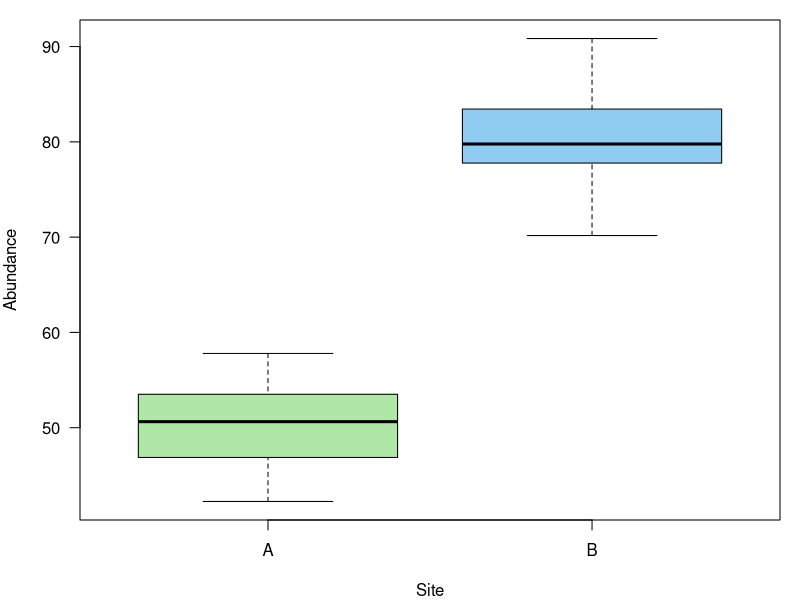
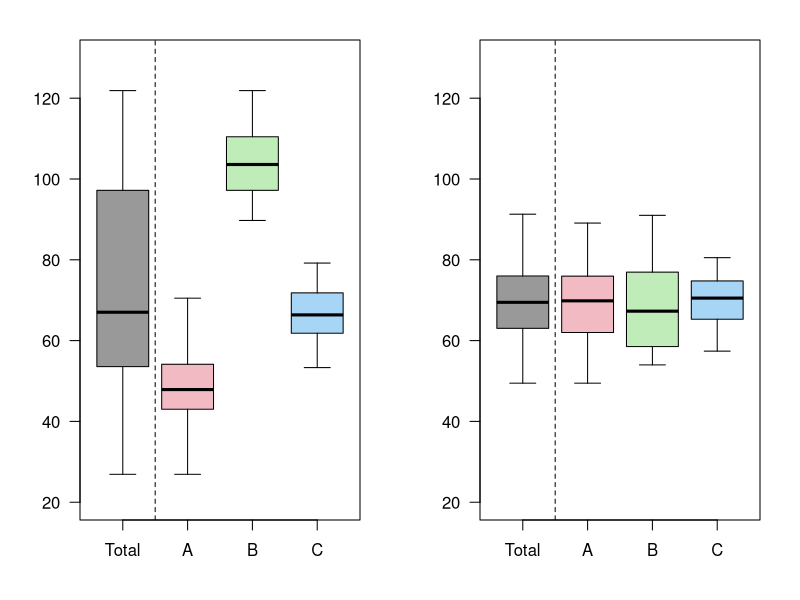
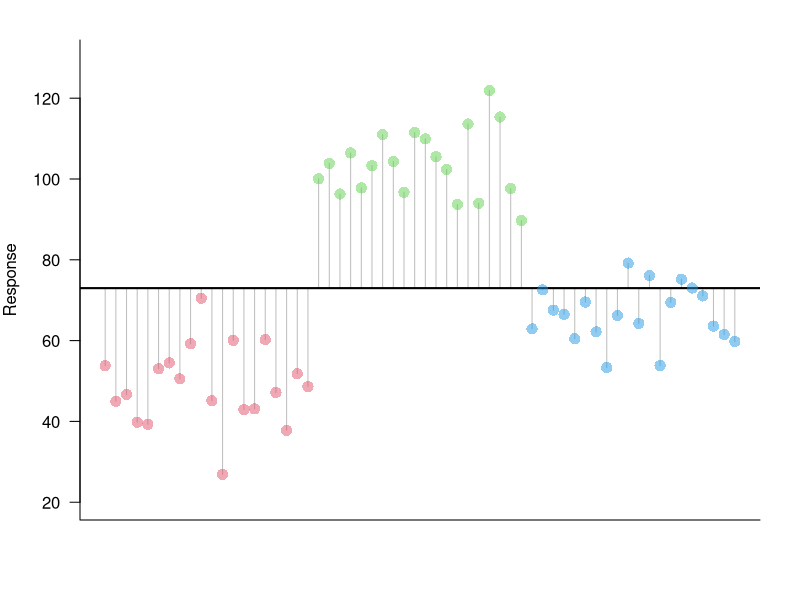
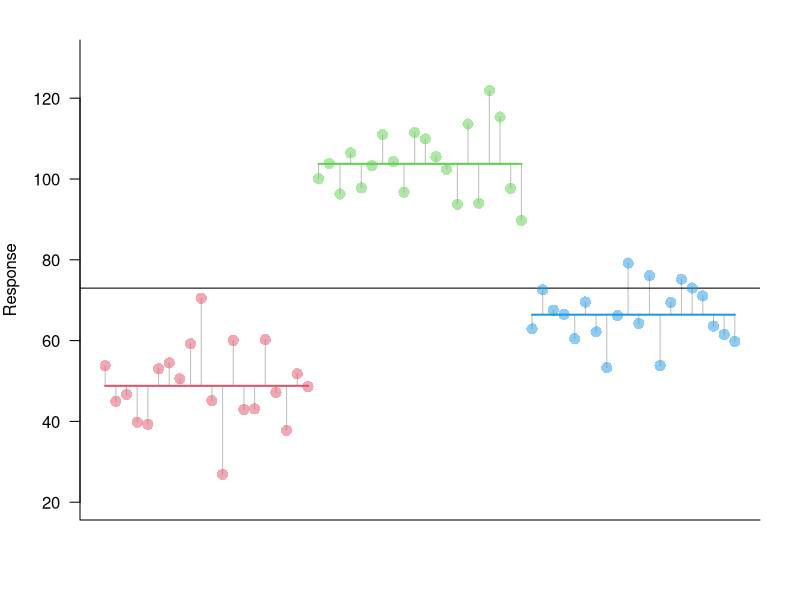
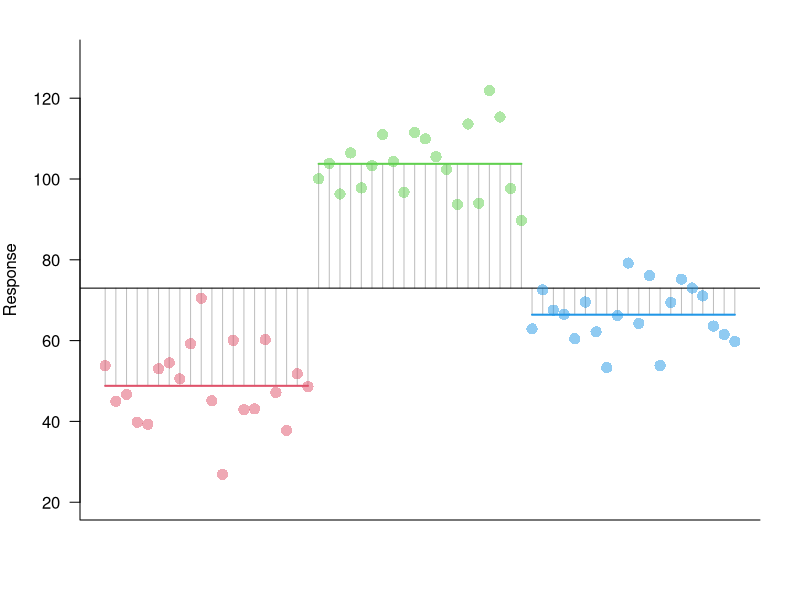
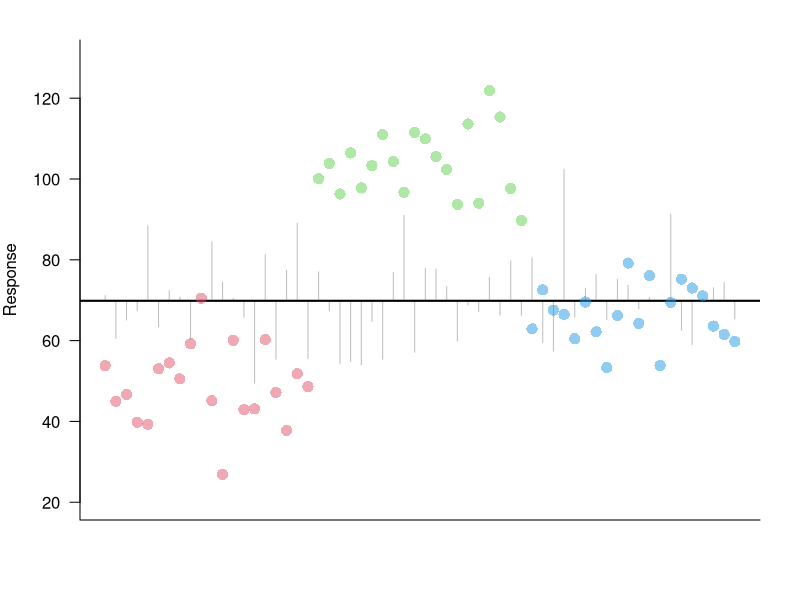
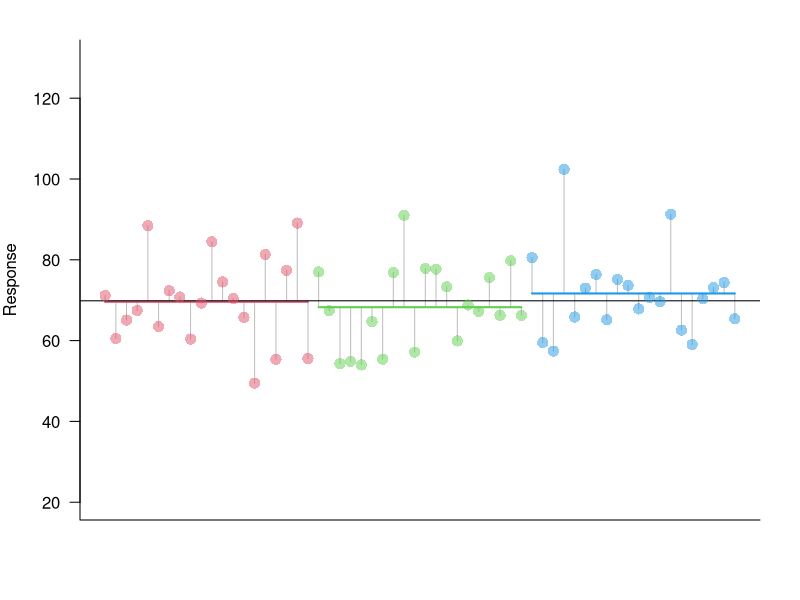
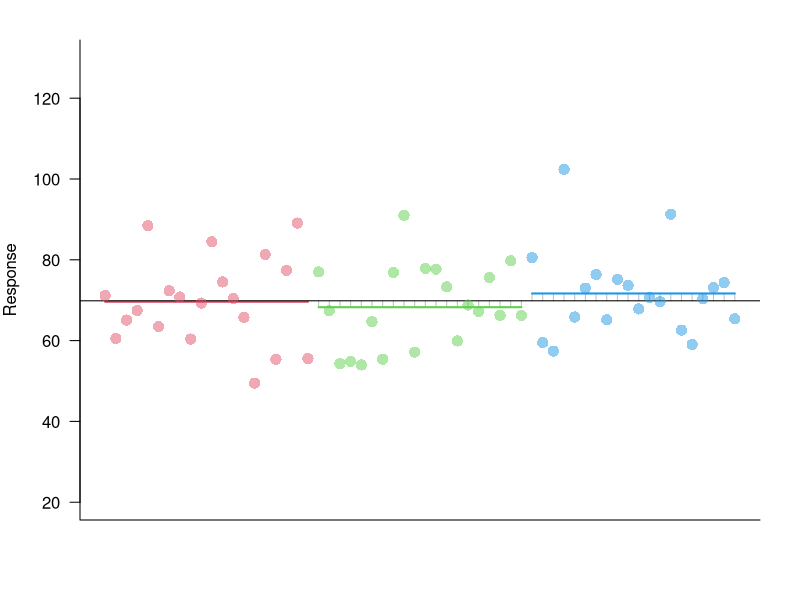

Recreate these plots in R, in order.
{
  require(here)
}

{ # Site difference boxplot ----
  pdf(here("slides", "slide_images", "boxXY.pdf"), height = 3, width = 3)
  par(oma = c(0,0,0,0),mar = c(4,4,1,1))
  set.seed(123)
  Abundance <- rnorm(60,c(50,80),5)
  Site <- rep(c("A","B"),times = 30)
  boxplot(Abundance ~ Site, col = adjustcolor(c(3,4),0.5),las = 1)
  dev.off()
}



pdf(here("slides", "slide_images", "varbox.pdf"), height = 3, width = 6)
par(mfrow = c(1,2), oma = c(0,0,0,0),mar = c(4,4,2,2))
y2 <- rnorm(60,rep(c(50,100,70),each = 20),10)
y3 <- rnorm(60,c(70),10)

y2df <- data.frame(Total = y2,
                   A = c(y2[1:20],rep(NA,40)),
                   B = c(y2[21:40],rep(NA,40)),
                   C = c(y2[41:60],rep(NA,40)))
y3df <- data.frame(Total = y3,
                   A = c(y3[1:20],rep(NA,40)),
                   B = c(y3[21:40],rep(NA,40)),
                   C = c(y3[41:60],rep(NA,40)))

boxplot(y2df,las = 1,ylim = c(20,130),col = adjustcolor(c(1,2,3,4),0.4), pch = "", whisklty = 1)
abline(v = 1.5, lty = 2)
boxplot(y3df,las = 1,ylim = c(20,130),col = adjustcolor(c(1,2,3,4),0.4), pch = "", whisklty = 1)
abline(v = 1.5, lty = 2)
dev.off()

pdf(here("slides", "slide_images", "sst.pdf"), height = 3, width = 5)
par(mfrow = c(1,1), oma = c(0,0,0,0),mar = c(4,4,2,2))
plot(y2,type = "n",bty = "l",xlab = "", ylab = "Response",axes = F,ylim = c(20,130))
axis(2,las = 1)
box(bty = "l")
arrows(1:length(y2),mean(y2),1:length(y2),y2,length = 0,col = "grey")
abline(h = mean(y2),lwd = 2)
points(y2,pch = 16,col = rep(adjustcolor(c(2,3,4),0.5),each = 20),cex = 1.5)
dev.off()

pdf(here("slides", "slide_images", "ssw.pdf"), height = 3, width = 5)
par(mfrow = c(1,1), oma = c(0,0,0,0),mar = c(4,4,2,2))
plot(y2,type = "n",bty = "l",xlab = "", ylab = "Response",axes = F,ylim = c(20,130))
axis(2,las = 1)
box(bty = "l")
arrows(1:20,mean(y2[1:20]), 1:20,y2[1:20], length = 0,col = "grey")
arrows(21:40,mean(y2[21:40]),21:40,y2[21:40],length = 0,col = "grey")
arrows(41:60,mean(y2[41:60]),41:60,y2[41:60],length = 0,col = "grey")
arrows(c(1,21,41),c(mean(y2[1:20]),mean(y2[21:40]),mean(y2[41:60])),
       c(20,40,60),c(mean(y2[1:20]),mean(y2[21:40]),mean(y2[41:60])),
       lwd = 2,col = c(2,3,4),length = 0)
abline(h = mean(y2),lwd = 1)
points(y2,pch = 16,col = rep(adjustcolor(c(2,3,4),0.5),each = 20),cex = 1.5)
dev.off()

pdf(here("slides", "slide_images", "ssb.pdf"), height = 3, width = 5)
par(mfrow = c(1,1), oma = c(0,0,0,0),mar = c(4,4,2,2))
plot(y2,type = "n",bty = "l",xlab = "", ylab = "Response",axes = F,ylim = c(20,130))
axis(2,las = 1)
box(bty = "l")
arrows(1:20,mean(y2[1:20]), 1:20,mean(y2), length = 0,col = "grey")
arrows(21:40,mean(y2[21:40]),21:40,mean(y2),length = 0,col = "grey")
arrows(41:60,mean(y2[41:60]),41:60,mean(y2),length = 0,col = "grey")
arrows(c(1,21,41),c(mean(y2[1:20]),mean(y2[21:40]),mean(y2[41:60])),
       c(20,40,60),c(mean(y2[1:20]),mean(y2[21:40]),mean(y2[41:60])),
       lwd = 2,col = c(2,3,4),length = 0)
abline(h = mean(y2),lwd = 1)
points(y2,pch = 16,col = rep(adjustcolor(c(2,3,4),0.5),each = 20),cex = 1.5)
dev.off()


pdf(here("slides", "slide_images", "sstA.pdf"), height = 3, width = 5)
par(mfrow = c(1,1), oma = c(0,0,0,0),mar = c(4,4,2,2))
plot(y3,type = "n",bty = "l",xlab = "", ylab = "Response",axes = F,ylim = c(20,130))
axis(2,las = 1)
box(bty = "l")
arrows(1:length(y3),mean(y3),1:length(y3),y3,length = 0,col = "grey")
abline(h = mean(y3),lwd = 2)
points(y2,pch = 16,col = rep(adjustcolor(c(2,3,4),0.5),each = 20),cex = 1.5)
dev.off()

pdf(here("slides", "slide_images", "sswA.pdf"), height = 3, width = 5)
par(mfrow = c(1,1), oma = c(0,0,0,0),mar = c(4,4,2,2))
plot(y3,type = "n",bty = "l",xlab = "", ylab = "Response",axes = F,ylim = c(20,130))
axis(2,las = 1)
box(bty = "l")
arrows(1:20,mean(y3[1:20]), 1:20,y3[1:20], length = 0,col = "grey")
arrows(21:40,mean(y3[21:40]),21:40,y3[21:40],length = 0,col = "grey")
arrows(41:60,mean(y3[41:60]),41:60,y3[41:60],length = 0,col = "grey")
arrows(c(1,21,41),c(mean(y3[1:20]),mean(y3[21:40]),mean(y3[41:60])),
       c(20,40,60),c(mean(y3[1:20]),mean(y3[21:40]),mean(y3[41:60])),
       lwd = 2,col = c(2,3,4),length = 0)
abline(h = mean(y3),lwd = 1)
points(y3,pch = 16,col = rep(adjustcolor(c(2,3,4),0.5),each = 20),cex = 1.5)
dev.off()

pdf(here("slides", "slide_images", "ssbA.pdf"), height = 3, width = 5)
par(mfrow = c(1,1), oma = c(0,0,0,0),mar = c(4,4,2,2))
plot(y3,type = "n",bty = "l",xlab = "", ylab = "Response",axes = F,ylim = c(20,130))
axis(2,las = 1)
box(bty = "l")
arrows(1:20,mean(y3[1:20]), 1:20,mean(y3), length = 0,col = "grey")
arrows(21:40,mean(y3[21:40]),21:40,mean(y3),length = 0,col = "grey")
arrows(41:60,mean(y3[41:60]),41:60,mean(y3),length = 0,col = "grey")
arrows(c(1,21,41),c(mean(y3[1:20]),mean(y3[21:40]),mean(y3[41:60])),
       c(20,40,60),c(mean(y3[1:20]),mean(y3[21:40]),mean(y3[41:60])),
       lwd = 2,col = c(2,3,4),length = 0)
abline(h = mean(y3),lwd = 1)
points(y3,pch = 16,col = rep(adjustcolor(c(2,3,4),0.5),each = 20),cex = 1.5)
dev.off()


pdf(here("slides", "slide_images", "anovaNULL.pdf"), height=3,width=4)
par(mfrow=c(1,1), oma=c(0,0,0,0),mar=c(4,4,2,2))
plot(y2,type="n",bty="l",xlab="", ylab="Response",axes=F,ylim=c(20,130), main = "NULL")
axis(2,las=1)
box(bty="l")
arrows(1:length(y2),mean(y2),1:length(y2),y2,length = 0,col="grey")
abline(h=mean(y2),lwd=2)
points(y2,pch=16,col=rep(adjustcolor(1,0.5),each=20),cex=1.5)
dev.off()

pdf(here("slides", "slide_images", "anovaALT.pdf"), height=3,width=4)
par(mfrow=c(1,1), oma=c(0,0,0,0),mar=c(4,4,2,2))
plot(y2,type="n",bty="l",xlab="", ylab="Response",axes=F,ylim=c(20,130), main = "Alternative")
axis(2,las=1)
box(bty="l")
arrows(1:20,mean(y2[1:20]), 1:20,y2[1:20], length = 0,col="grey")
arrows(21:40,mean(y2[21:40]),21:40,y2[21:40],length = 0,col="grey")
arrows(41:60,mean(y2[41:60]),41:60,y2[41:60],length = 0,col="grey")
arrows(c(1,21,41),c(mean(y2[1:20]),mean(y2[21:40]),mean(y2[41:60])),
       c(20,40,60),c(mean(y2[1:20]),mean(y2[21:40]),mean(y2[41:60])),
       lwd=2,col=c(2,3,4),length=0)
points(y2,pch=16,col=rep(adjustcolor(c(2,3,4),0.5),each=20),cex=1.5)
dev.off()



pdf(here("slides", "slide_images", "sswC.pdf"), height=3,width=4)
par(mfrow=c(1,1), oma=c(0,0,0,0),mar=c(4,4,2,2))
plot(y2,type="n",bty="l",xlab="", ylab="Response",axes=F,ylim=c(20,130), main="Significant")
axis(2,las=1)
box(bty="l")
arrows(1:20,mean(y2[1:20]), 1:20,y2[1:20], length = 0,col="grey")
arrows(21:40,mean(y2[21:40]),21:40,y2[21:40],length = 0,col="grey")
arrows(41:60,mean(y2[41:60]),41:60,y2[41:60],length = 0,col="grey")
arrows(c(1,21,41),c(mean(y2[1:20]),mean(y2[21:40]),mean(y2[41:60])),
       c(20,40,60),c(mean(y2[1:20]),mean(y2[21:40]),mean(y2[41:60])),
       lwd=2,col=c(2,3,4),length=0)
abline(h=mean(y2),lwd=1)
points(y2,pch=16,col=rep(adjustcolor(c(2,3,4),0.5),each=20),cex=1.5)
dev.off()

pdf(here("slides", "slide_images", "sswD.pdf"), height=3,width=4)
par(mfrow=c(1,1), oma=c(0,0,0,0),mar=c(4,4,2,2))
plot(y3,type="n",bty="l",xlab="", ylab="Response",axes=F,ylim=c(20,130), main="Not significant")
axis(2,las=1)
box(bty="l")
arrows(1:20,mean(y3[1:20]), 1:20,y3[1:20], length = 0,col="grey")
arrows(21:40,mean(y3[21:40]),21:40,y3[21:40],length = 0,col="grey")
arrows(41:60,mean(y3[41:60]),41:60,y3[41:60],length = 0,col="grey")
arrows(c(1,21,41),c(mean(y3[1:20]),mean(y3[21:40]),mean(y3[41:60])),
       c(20,40,60),c(mean(y3[1:20]),mean(y3[21:40]),mean(y3[41:60])),
       lwd=2,col=c(2,3,4),length=0)
abline(h=mean(y3),lwd=1)
points(y3,pch=16,col=rep(adjustcolor(c(2,3,4),0.5),each=20),cex=1.5)
dev.off()

graze <- data.frame(graze= factor(rep(rep(c("Lo","Mid","Hi"),each=3),2),
                                  levels=c("Lo","Mid","Hi")),
                    Site = factor(rep(c("Top","Lower"),each=9), 
                                  levels=c("Lower","Top")),
                    Abundance = c(9,11,6,14,17,19,28,31,32,
                                  7,6,5,14,17,15,44,38,37))

pdf(here("slides", "slide_images", "twoway.pdf"), height=4.5,width=4)
par(mfrow=c(1,1), oma=c(0,0,0,0),mar=c(4,4,2,2))
boxplot(graze$Abundance~graze$Site+graze$graze, axes=F, col=adjustcolor(c(2,4),0.3),ylab="Abundance")
legend("topleft",levels(graze$Site), pch=22,pt.bg=adjustcolor(c(2,4),0.3),bty="n", cex=1.2)
axis(1,at=c(1.5,3.5,5.5),labels=levels(graze$graze))
axis(2,las=1)
box(bty="l")
abline(v=c(2.5,4.5),col="grey",lty=2)
dev.off()

pdf(here("slides", "slide_images", "twowaypt.pdf"), height=4.5,width=4)
par(mfrow=c(1,1), oma=c(0,0,0,0),mar=c(4,4,2,2))
xxx <- (rep(c(1,2,3,4,5,6),each=3) + c(-0.2,0,0.2))
plot(graze$Abundance[c(10:12,1:3,13:15,4:6,16:18,7:9)] ~ xxx, 
     axes=F, col=adjustcolor(rep(rep(c(2,4),each=3),3),0.3),pch=16,cex=2,xlim=c(0.5,6.5),ylab="Abundance",xlab="")
legend("topleft",levels(graze$Site), pch=16,col=adjustcolor(c(2,4),0.3),bty="n", cex=1.2)
axis(1,at=c(1.5,3.5,5.5),labels=levels(graze$graze))
axis(2,las=1)
box(bty="l")
abline(v=c(2.5,4.5),col="grey",lty=2)
dev.off()

pdf(here("slides", "slide_images", "twowayptA.pdf"), height=4.5,width=4)
par(mfrow=c(1,1), oma=c(0,0,0,0),mar=c(4,4,2,2))
plot(graze$Abundance[c(10:12,1:3,13:15,4:6,16:18,7:9)] ~ xxx, 
     axes=F, col=adjustcolor(rep(c(2,3,4),each=6),0.3),pch=16,cex=2,xlim=c(0.5,6.5),ylab="Abundance",xlab="")
#legend("topleft",levels(graze$Site), pch=16,col=adjustcolor(c(2,3,4),0.3),bty="n", cex=1.2)
axis(1,at=c(1.5,3.5,5.5),labels=levels(graze$graze))
axis(2,las=1)
box(bty="l")
arrows(xxx[1:6],graze$Abundance[c(10:12,1:3)],
       xxx[1:6], mean(graze$Abundance[c(10:12,1:3)]),length=0,col=2)
arrows(xxx[7:12],graze$Abundance[c(13:15,4:6)],
       xxx[7:12], mean(graze$Abundance[c(13:15,4:6)]),length=0,col=3)
arrows(xxx[13:18],graze$Abundance[c(16:18,7:9)],
       xxx[13:18], mean(graze$Abundance[c(16:18,7:9)]),length=0,col=4)
arrows(c(xxx[c(1,7,13)]), 
       c(mean(graze$Abundance[c(10:12,1:3)]),
         mean(graze$Abundance[c(13:15,4:6)]),
         mean(graze$Abundance[c(16:18,7:9)])),
       c(xxx[c(6,12,18)]),
       c(mean(graze$Abundance[c(10:12,1:3)]),
         mean(graze$Abundance[c(13:15,4:6)]),
         mean(graze$Abundance[c(16:18,7:9)])),
       length=0,col=c(2,3,4))
dev.off()



pdf(here("slides", "slide_images", "twowayptB.pdf"), height=4.5,width=4)
par(mfrow=c(1,1), oma=c(0,0,0,0),mar=c(4,4,2,2))
plot(graze$Abundance[c(10:12,1:3,13:15,4:6,16:18,7:9)] ~ xxx, 
     axes=F, col=adjustcolor(rep(rep(c(2,4),each=3),3),0.3),pch=16,cex=2,xlim=c(0.5,6.5),ylab="Abundance",xlab="")
#legend("topleft",levels(graze$Site), pch=16,col=adjustcolor(c(2,3,4),0.3),bty="n", cex=1.2)
axis(1,at=c(1.5,3.5,5.5),labels=levels(graze$graze))
axis(2,las=1)
box(bty="l")
abline(h=c(mean(graze$Abundance[c(1:9)]),mean(graze$Abundance[c(10:18)])),col="grey90")

arrows(xxx[c(1:3,7:9,13:15)],   graze$Abundance[10:18],
       xxx[c(1:3,7:9,13:15)],   mean(graze$Abundance[10:18]),length=0,col=2)
arrows(xxx[c(4:6,10:12,16:18)], graze$Abundance[1:9],
       xxx[c(4:6,10:12,16:18)], mean(graze$Abundance[1:9]),length=0,col=4)


arrows(c(xxx[c(1,4,7,10,13,16)]), 
       c(mean(graze$Abundance[c(10:18)]),
         mean(graze$Abundance[c(1:9)]),
         mean(graze$Abundance[c(10:18)]),
         mean(graze$Abundance[c(1:9)]),
         mean(graze$Abundance[c(10:18)]),
         mean(graze$Abundance[c(1:9)])),
       c(xxx[c(3,6,9,12,15,18)]),
       c(mean(graze$Abundance[c(10:18)]),
         mean(graze$Abundance[c(1:9)]),
         mean(graze$Abundance[c(10:18)]),
         mean(graze$Abundance[c(1:9)]),
         mean(graze$Abundance[c(10:18)]),
         mean(graze$Abundance[c(1:9)])),
       length=0,col=c(2,4,2,4,2,4),lwd=2)
dev.off()

pdf(here("slides", "slide_images", "twowayptC.pdf"), height=4.5,width=4)
par(mfrow=c(1,1), oma=c(0,0,0,0),mar=c(4,4,2,2))
plot(graze$Abundance[c(10:12,1:3,13:15,4:6,16:18,7:9)] ~ xxx, 
     axes=F, col=adjustcolor(rep(rep(c(2,4),each=3),3),0.3),pch=16,cex=2,xlim=c(0.5,6.5),ylab="Abundance",xlab="")
#legend("topleft",levels(graze$Site), pch=16,col=adjustcolor(c(2,3,4),0.3),bty="n", cex=1.2)
axis(1,at=c(1.5,3.5,5.5),labels=levels(graze$graze))
axis(2,las=1)
box(bty="l")

arrows(xxx,   
       graze$Abundance[c(10:12,1:3,13:15,4:6,16:18,7:9)],
       xxx,   
       rep(c(mean(graze$Abundance[10:12]),
             mean(graze$Abundance[1:3]),
             mean(graze$Abundance[13:15]),
             mean(graze$Abundance[4:6]),
             mean(graze$Abundance[16:18]),
             mean(graze$Abundance[7:9])),each=3),
       length=0,col=rep(c(2,4),each=3))

arrows(c(xxx[c(1,4,7,10,13,16)]), 
       c(mean(graze$Abundance[10:12]),
         mean(graze$Abundance[1:3]),
         mean(graze$Abundance[13:15]),
         mean(graze$Abundance[4:6]),
         mean(graze$Abundance[16:18]),
         mean(graze$Abundance[7:9])),
       c(xxx[c(3,6,9,12,15,18)]),
       c(mean(graze$Abundance[10:12]),
         mean(graze$Abundance[1:3]),
         mean(graze$Abundance[13:15]),
         mean(graze$Abundance[4:6]),
         mean(graze$Abundance[16:18]),
         mean(graze$Abundance[7:9])),
       length=0,col=c(2,4,2,4,2,4),lwd=2)
dev.off()


pdf(here("slides", "slide_images", "twowayptD.pdf"), height=4.5,width=4)
par(mfrow=c(1,1), oma=c(0,0,0,0),mar=c(4,4,2,2))
plot(graze$Abundance[c(10:12,1:3,13:15,4:6,16:18,7:9)] ~ xxx, 
     axes=F, col=adjustcolor(1,0.3),pch=16,cex=2,xlim=c(0.5,6.5),ylab="Abundance",xlab="")
#legend("topleft",levels(graze$Site), pch=16,col=adjustcolor(c(2,4),0.3),bty="n", cex=1.2)
axis(1,at=c(1.5,3.5,5.5),labels=levels(graze$graze))
axis(2,las=1)
box(bty="l")
arrows(xxx,graze$Abundance[c(10:12,1:3,13:15,4:6,16:18,7:9)],
       xxx, mean(graze$Abundance),length=0,col="grey")
abline(h=mean(graze$Abundance))
dev.off()

pdf(here("slides", "slide_images", "twowayptD.pdf"), height=4.5,width=4)
par(mfrow=c(1,1), oma=c(0,0,0,0),mar=c(4,4,2,2))
plot(graze$Abundance[c(10:12,1:3,13:15,4:6,16:18,7:9)] ~ xxx, 
     axes=F, col=adjustcolor(1,0.3),pch=16,cex=2,xlim=c(0.5,6.5),ylab="Abundance",xlab="")
#legend("topleft",levels(graze$Site), pch=16,col=adjustcolor(c(2,4),0.3),bty="n", cex=1.2)
axis(1,at=c(1.5,3.5,5.5),labels=levels(graze$graze))
axis(2,las=1)
box(bty="l")
arrows(xxx,graze$Abundance[c(10:12,1:3,13:15,4:6,16:18,7:9)],
       xxx, mean(graze$Abundance),length=0,col="grey")
abline(h=mean(graze$Abundance))
dev.off()


pdf(here("slides", "slide_images", "FFF.pdf"), height=3,width=4)
par(mfrow=c(1,1), oma=c(0,0,0,0),mar=c(4,4,2,2))
ff <- seq(0,10,0.1)
mat <- matrix(NA,nrow=length(ff),ncol=5)
mat[,1] <- df(ff,2,8)
mat[,2] <- df(ff,2,29)
mat[,3] <- df(ff,2,89)
mat[,4] <- df(ff,2,299)
mat[,5] <- df(ff,2,749)

plot(mat[,3]~ff, main="F-distribution", xlab="F statistic",
     ylab="Probability",lwd=2,col=4,bty="l",las=1,type="l")
abline(h=0.05,lty=2)
dev.off()


pdf(here("slides", "slide_images", "F.pdf"), height=3,width=4)
par(mfrow=c(1,1), oma=c(0,0,0,0),mar=c(4,4,2,2))
ff <- seq(0,10,0.1)
mat <- matrix(NA,nrow=length(ff),ncol=5)
mat[,1] <- df(ff,2,8)
mat[,2] <- df(ff,2,29)
mat[,3] <- df(ff,2,89)
mat[,4] <- df(ff,2,299)
mat[,5] <- df(ff,2,749)

plot(mat[,3]~ff, main="F-distribution (df = 2,89)", xlab="F statistic",
     ylab="Probability",lwd=2,col=4,bty="l",las=1,type="l")
abline(h=0.05,lty=2)
dev.off()